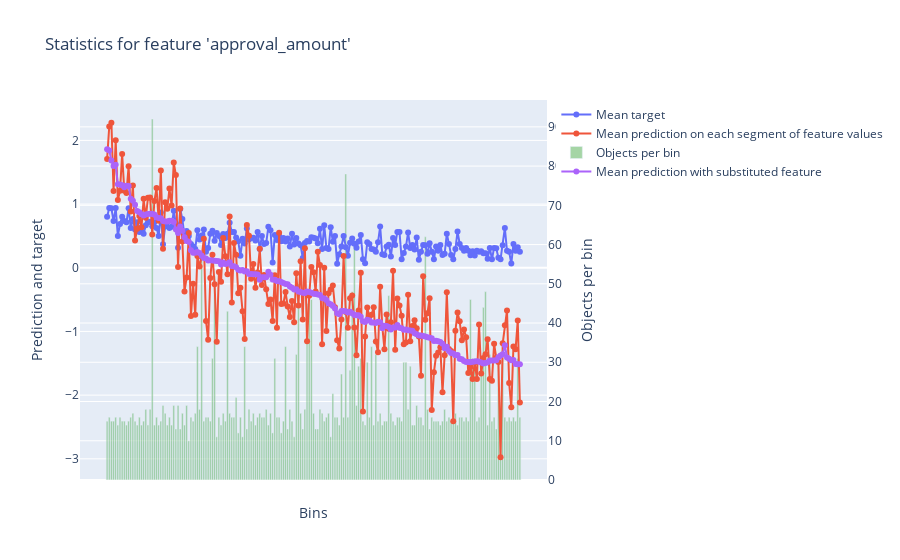

Write notebook code for a chart like this one.
### Code cell
feature = 'approval_amount'
res = model.calc_feature_statistics(X_train, y_train, feature, plot=True)

### Figure 1 — Plotly figure (JSON) as saved in the notebook; plotly's stock layout.template omitted (floating-point values rounded to 4 significant figures; data arrays with more than 128 entries replaced by an {"elided": "..."} marker saying what was removed)
{"data": [{"mode": "lines+markers", "name": "Mean target", "type": "scatter", "xaxis": "x", "y": {"elided": "193 float values"}, "yaxis": "y"}, {"mode": "lines+markers", "name": "Mean prediction on each segment of feature values", "type": "scatter", "xaxis": "x", "y": {"elided": "193 float values"}, "yaxis": "y"}, {"marker": {"color": "rgba(30, 150, 30, 0.4)"}, "name": "Objects per bin", "type": "bar", "width": 0.8, "xaxis": "x", "y": {"elided": "193 int values"}, "yaxis": "y2"}, {"mode": "lines+markers", "name": "Mean prediction with substituted feature", "type": "scatter", "xaxis": "x", "y": {"elided": "193 float values"}, "yaxis": "y"}], "layout": {"title": {"text": "Statistics for feature 'approval_amount'"}, "xaxis": {"showticklabels": false, "tickmode": "array", "ticktext": {"elided": "193 str values"}, "tickvals": {"elided": "193 int values"}, "title": {"text": "Bins"}}, "yaxis": {"overlaying": "y2", "side": "left", "title": {"text": "Prediction and target"}}, "yaxis2": {"position": 1, "side": "right", "title": {"text": "Objects per bin"}}}}
